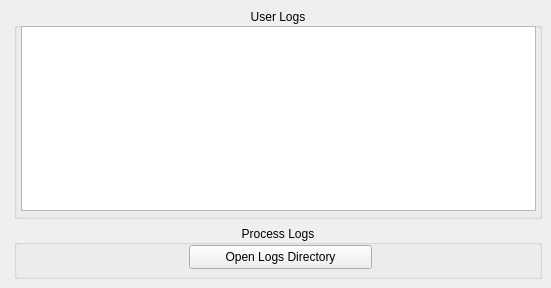
    <widget class="QWidget" name="LogsTab">
     <attribute name="title">
      <string>Logs</string>
     </attribute>
     <widget class="QGroupBox" name="LogsOutGB">
      <property name="geometry">
       <rect>
        <x>14</x>
        <y>8</y>
        <width>528</width>
        <height>211</height>
       </rect>
      </property>
      <property name="title">
       <string>User Logs</string>
      </property>
      <property name="alignment">
       <set>Qt::AlignCenter</set>
      </property>
      <widget class="QTextEdit" name="LogsOutRTxtBox">
       <property name="geometry">
        <rect>
         <x>7</x>
         <y>18</y>
         <width>515</width>
         <height>185</height>
        </rect>
       </property>
       <property name="cursor" stdset="0">
        <cursorShape>IBeamCursor</cursorShape>
       </property>
       <property name="toolTip">
        <string>The user logs.</string>
       </property>
       <property name="horizontalScrollBarPolicy">
        <enum>Qt::ScrollBarAlwaysOff</enum>
       </property>
       <property name="readOnly">
        <bool>true</bool>
       </property>
      </widget>
     </widget>
     <widget class="QGroupBox" name="LogsGB">
      <property name="geometry">
       <rect>
        <x>14</x>
        <y>225</y>
        <width>528</width>
        <height>54</height>
       </rect>
      </property>
      <property name="title">
       <string>Process Logs</string>
      </property>
      <property name="alignment">
       <set>Qt::AlignCenter</set>
      </property>
      <widget class="QPushButton" name="LogsDirBttn">
       <property name="geometry">
        <rect>
         <x>175</x>
         <y>20</y>
         <width>183</width>
         <height>24</height>
        </rect>
       </property>
       <property name="toolTip">
        <string>Opens the directory to EncodeGUI's log files.</string>
       </property>
       <property name="text">
        <string>Open Logs Directory</string>
       </property>
      </widget>
     </widget>
    </widget>
